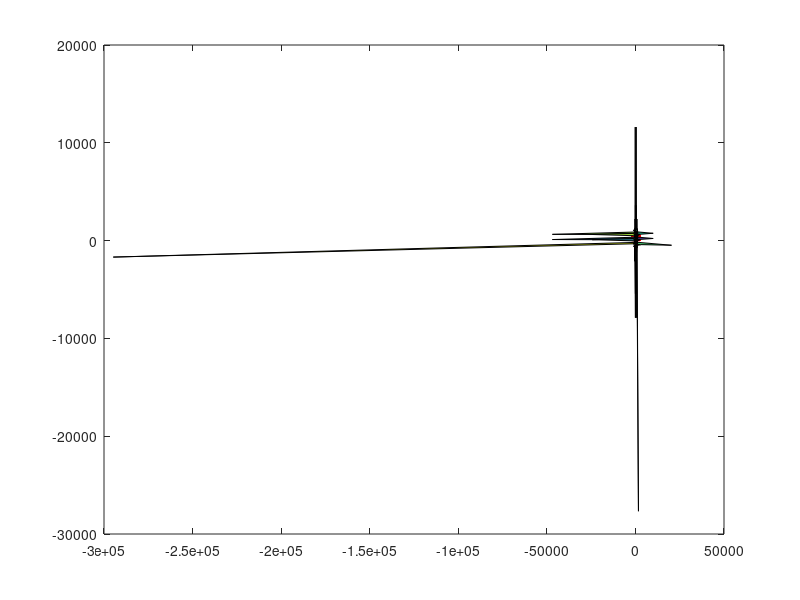
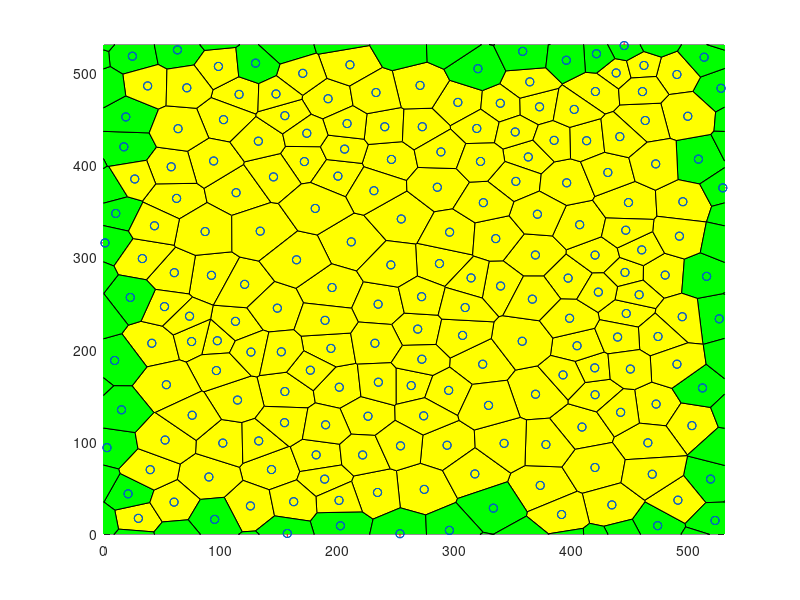

MATLAB code for these plots, in order:
r = 2031; % Updated seed to match target
NbPoints = 200; 
limit = 3; 
cpt = 'quadratic';
prefix = 'RFB';
potential = 'ani';

%% Store data in the right folder
close all;
scriptDir = fileparts(mfilename('fullpath'));
projectRoot = fileparts(scriptDir);
outputDir = fullfile(projectRoot, 'input_files');
if ~exist(outputDir, 'dir')
    mkdir(outputDir);
end

%% Parameters
rng(r);
TOTALTIME = 10.000000;
SEED = 89542;
TIMEINTERVAL = 0.100000;
error_tolerance_absolute_mechanical = 0.010000;
TISSUE_EXT_STRESS_X = 0.000000;     %should both be 0 to relax tissue, change before dynamic
TISSUE_EXT_STRESS_Y = 0.000000; 
equilibriumtolerance = 1.000000e-11;
NUCLEATIONTHRESHOLD = 1.25;
NUCLEATIONBASECRITERIA = true;
Ratio = 10/3;

T1ON = 1; 
APOPTOSISON = 1;
MITOSISON = 0;
WRITEMITOSIS = 1; 
VERBOSEON = 1; 
EQUILIBRIUMMITOSIS = 1; 

%Mysterious Parameters
CELLPRESSURETYPE = cpt;
TCJSTRENGTH = 100;
THETAAN = 3.14 / 2.0 ;    
ANSTRENGTH = 25; 

% --- Standard Constants ---
GAMMA = 10.0;
t0 = 1;
l0 = 25;
% Manually setting K to match your specific target output
LX = 1.5*l0*sqrt(NbPoints);
LY = 1.5*l0*sqrt(NbPoints);
A0 = LX*LY/NbPoints;
K = Ratio * GAMMA/l0;
ALPHAM = GAMMA*t0/l0;
TISSUE_ALPHA = 10*ALPHAM;
INITIALSTEPSIZE = t0/10000;
MINAREA = A0/100;
MINLENGTH = l0/40;
NEWEDGELENGTH = l0/20;
CURRENTTIME = 0.000000;

%% Simulation Detail Parameters
% Calculate Mesh based on A0 and NbPoints to get LX = 167.705098
Mesh = LX;

nomfichier= [prefix '_NbPts_' num2str(NbPoints,'%04d') '_rng_' num2str(r,'%04d') '_pot_' potential '_lim_' num2str(limit, '%2d') '20.txt'];
nomfichier = fullfile(outputDir, nomfichier);

%% Generate Voronoi
fprintf('Writing file: %s\n', nomfichier);
f1=figure();
f2=figure();
Points1=Mesh*rand(NbPoints,2); 

it = 0;
while it < limit
    Pointsa=Points1+Mesh*[ones(NbPoints,1) zeros(NbPoints,1)];
    Pointsb=Points1-Mesh*[zeros(NbPoints,1) ones(NbPoints,1)];
    Pointsc=Points1-Mesh*[ones(NbPoints,1) zeros(NbPoints,1)];
    Pointsd=Points1+Mesh*[zeros(NbPoints,1) ones(NbPoints,1)];
    Pointse=Points1+Mesh*[ones(NbPoints,1) ones(NbPoints,1)];
    Pointsf=Points1+Mesh*[ones(NbPoints,1) -ones(NbPoints,1)];
    Pointsg=Points1+Mesh*[-ones(NbPoints,1) ones(NbPoints,1)];
    Pointsh=Points1+Mesh*[-ones(NbPoints,1) -ones(NbPoints,1)];
    Pointst=[Points1; Pointsa; Pointsb; Pointsc; Pointsd; Pointse; Pointsf; Pointsg; Pointsh];
    
    [v,c]=voronoin(Pointst);
    
    centroids = zeros(NbPoints,2);
    centroidcount = 0;
   
    for i = 1:length(c)
        signedarea = 0;
        centroidx = 0;
        centroidy = 0;
        if (all(c{i}~=1))
            for s = 1:length(c{i})
                if s == length(c{i}) 
                    signedarea = signedarea + v(c{i}(s),1)*v(c{i}(1),2) - v(c{i}(1),1)*v(c{i}(s),2);
                else
                    signedarea = signedarea + v(c{i}(s),1)*v(c{i}(s+1),2) - v(c{i}(s+1),1)*v(c{i}(s),2);
                end
            end
            signedarea = .5*signedarea;
            for j = 1:length(c{i})
                if j == length(c{i})
                    centroidx = centroidx + (v(c{i}(j),1)+v(c{i}(1),1))*(v(c{i}(j),1)*v(c{i}(1),2) - v(c{i}(1),1)*v(c{i}(j),2));
                    centroidy = centroidy + (v(c{i}(j),2)+v(c{i}(1),2))*(v(c{i}(j),1)*v(c{i}(1),2) - v(c{i}(1),1)*v(c{i}(j),2));
                    
                else
                    centroidx = centroidx + (v(c{i}(j),1)+v(c{i}(j+1),1))*(v(c{i}(j),1)*v(c{i}(j+1),2) - v(c{i}(j+1),1)*v(c{i}(j),2));
                    centroidy = centroidy + (v(c{i}(j),2)+v(c{i}(j+1),2))*(v(c{i}(j),1)*v(c{i}(j+1),2) - v(c{i}(j+1),1)*v(c{i}(j),2));
                end
            end
            centroidx = (1/(6*signedarea))*centroidx;
            centroidy = (1/(6*signedarea))*centroidy;
            if centroidx > 0 && centroidx < Mesh && centroidy > 0 && centroidy < Mesh
                centroidcount = centroidcount + 1;
                centroids(centroidcount,:) = [centroidx centroidy];
            end
        end
    end
    it = it + 1;
    Points1 = centroids;
end

%% Representation of the result
 set(0,'CurrentFigure',f1);
 plot(Points1(:,1),Points1(:,2),'r+');
 set(0,'CurrentFigure',f2);
 plot(Points1(:,1),Points1(:,2),'r+');
 hold on
 for i = 1:length(c)
     if (all(c{i}~=1))
         set(0,'CurrentFigure',f1)
         patch(v(c{i},1),v(c{i},2),i)
     end
     IN=(all(v(c{i},1)>0)&all(v(c{i},1)<Mesh)&all(v(c{i},2)>0)&all(v(c{i},2)<Mesh));
     IN2=(any(v(c{i},1)>0)&any(v(c{i},1)<Mesh)&any(v(c{i},2)>0)&any(v(c{i},2)<Mesh))&(~IN);
     if (all(c{i}~=1)&&IN)
         set(0,'CurrentFigure',f2)
         patch(v(c{i},1),v(c{i},2),'y'); 
     end
     if (all(c{i}~=1)&&(IN2))
         set(0,'CurrentFigure',f2)
         patch(v(c{i},1),v(c{i},2),'g');
     end
 end
 set(0,'CurrentFigure',f2)
 xlim([0 Mesh]);
 ylim([0 Mesh]);
 plot(Points1(:,1),Points1(:,2),'bo');
 scatter(centroids(:,1),centroids(:,2),'r+')

for i = 1:length(c)
    INGLOBAL=any((v(c{i},1)>0)&v(c{i},1)<Mesh&v(c{i},2)>0&v(c{i},2)<Mesh);
    if INGLOBAL
        ListVertex=c{i};
        area=0;
        for k=1:length(c{i})
            kplus=mod(k,length(c{i}))+1;
            area=area+v(c{i}(k),1)*v(c{i}(kplus),2)-v(c{i}(kplus),1)*v(c{i}(k),2);
        end
        if(area<0)    c{i}=fliplr(c{i}); end
    end
end

%% Export to a file (EXACT MATCH TO TARGET VALUES)
fid=fopen(nomfichier,'wt');
fprintf(fid, 'Voronoi Tesselation Data: \n');
fprintf(fid, 'NumbCells %d \t rng %d \n', NbPoints, r);
fprintf(fid, 'ratio pressure to tension\t%f\n', Ratio);
fprintf(fid, 'Global:\n');
fprintf(fid, 'LX\t%f\nLY\t%f\n', Mesh, Mesh);
fprintf(fid, 'A0\t%f\n', A0);
fprintf(fid, 'SEED\t%d\n', SEED);
fprintf(fid, 'TIMEINTERVAL\t%f\n', TIMEINTERVAL);
fprintf(fid, 'MINAREA\t%f\n', MINAREA);
fprintf(fid, 'MINLENGTH\t%f\n', MINLENGTH);
fprintf(fid, 'NEWEDGELENGTH\t%f\n', NEWEDGELENGTH);
fprintf(fid, 'K\t%f\n', K);
fprintf(fid, 'GAMMA\t%f\n', GAMMA);
fprintf(fid, 'TOTALTIME\t%f\n', TOTALTIME);
fprintf(fid, 'CURRENTTIME\t%f\n', CURRENTTIME);
fprintf(fid, 'VERBOSEON\t%d\n', VERBOSEON);
fprintf(fid, 'INITIALSTEPSIZE\t%f\n', INITIALSTEPSIZE);
fprintf(fid, 'error_tolerance_absolute_mechanical\t%f\n', error_tolerance_absolute_mechanical);
% Format TISSUE_ALPHA to 2 decimal places as per target
fprintf(fid, 'TISSUE_ALPHA\t%2.2f\n', TISSUE_ALPHA);
fprintf(fid, 'ALPHAM\t%f\n', ALPHAM);
fprintf(fid, 'TISSUE_EXT_STRESS_X\t%f\n', TISSUE_EXT_STRESS_X);
fprintf(fid, 'TISSUE_EXT_STRESS_Y\t%f\n', TISSUE_EXT_STRESS_Y);
fprintf(fid, 'equilibriumtolerance\t%e\n', equilibriumtolerance);
fprintf(fid, 'NUCLEATIONTHRESHOLD\t%f\n', NUCLEATIONTHRESHOLD);
fprintf(fid, 'NUCLEATIONBASECRITERIA\t%d\n', NUCLEATIONBASECRITERIA);
fprintf(fid, 'endGlobal\n');

fprintf(fid, 'Vertices\n');
fprintf(fid, 'id\tx\ty\n');

NbVertex=0;
CentralVertices=zeros(length(v),2);
for i = 2:length(v)   
    if(v(i,1)>0&&v(i,1)<Mesh&&v(i,2)>0&&v(i,2)<Mesh)
        fprintf(fid,'%d',i);
        fprintf(fid,'\t %2.4f',v(i,1));
        fprintf(fid,'\t %2.4f',v(i,2));
        fprintf(fid,'\n');
        NbVertex=NbVertex+1;
        CentralVertices(NbVertex,1)=v(i,1);
        CentralVertices(NbVertex,2)=v(i,2);
    end
end

CentralVertices=CentralVertices(1:NbVertex,1:2);
EqVertex=zeros(NbVertex,1);

for i = 2:length(v)
    vcorrige=zeros(1,2);
    vtest=v(i,:);
    if (vtest(1)>0&&vtest(1)<Mesh&&vtest(2)>0&&vtest(2)<Mesh) vcorrige=vtest;end
    vtest=v(i,:)-Mesh*[1 0];
    if (vtest(1)>0&&vtest(1)<Mesh&&vtest(2)>0&&vtest(2)<Mesh) vcorrige=vtest;  end
    vtest=v(i,:)-Mesh*[0 1];
    if (vtest(1)>0&&vtest(1)<Mesh&&vtest(2)>0&&vtest(2)<Mesh) vcorrige=vtest;  end
    vtest=v(i,:)+Mesh*[1 0];
    if (vtest(1)>0&&vtest(1)<Mesh&&vtest(2)>0&&vtest(2)<Mesh) vcorrige=vtest;  end
    vtest=v(i,:)+Mesh*[0 1];
    if (vtest(1)>0&&vtest(1)<Mesh&&vtest(2)>0&&vtest(2)<Mesh) vcorrige=vtest;  end
    vtest=v(i,:)-Mesh*[1 1];
    if (vtest(1)>0&&vtest(1)<Mesh&&vtest(2)>0&&vtest(2)<Mesh) vcorrige=vtest;  end
    vtest=v(i,:)-Mesh*[1 -1];
    if (vtest(1)>0&&vtest(1)<Mesh&&vtest(2)>0&&vtest(2)<Mesh) vcorrige=vtest;  end
    vtest=v(i,:)+Mesh*[1 1];
    if (vtest(1)>0&&vtest(1)<Mesh&&vtest(2)>0&&vtest(2)<Mesh) vcorrige=vtest;  end
    vtest=v(i,:)+Mesh*[1 -1];
    if (vtest(1)>0&&vtest(1)<Mesh&&vtest(2)>0&&vtest(2)<Mesh) vcorrige=vtest;  end
    
    column=find(all(abs((repmat(vcorrige,size(v,1),1))'-v')<0.000001));
    if(~isempty(column))
        EqVertex(i)=column;
    end
end

fprintf(fid, 'Edges\n');
fprintf(fid, 'id\tvertex1\tvertex2\txflag\tyflag\n');
NbEdgeMax=3*NbVertex; 
Edges.Vertices=zeros(NbEdgeMax,2);
Edges.Crossx12=zeros(NbEdgeMax,1);
Edges.Crossx21=zeros(NbEdgeMax,1);
Edges.Crossy12=zeros(NbEdgeMax,1);
Edges.Crossy21=zeros(NbEdgeMax,1);

EdgeIncrement=0; 
for i = 1:length(c) 
    INGLOBAL=any( (v(c{i},1)>0) & v(c{i},1)<Mesh & v(c{i},2)>0 & v(c{i},2)<Mesh);
    if INGLOBAL 
        ListVertex=c{i}; 
        for j=1:length(ListVertex) 
            testdejainscrit=0;
            for k=1:EdgeIncrement
                if ((EqVertex((ListVertex(j)))==Edges.Vertices(k,1)...
                        &&EqVertex(ListVertex(mod(j,length(ListVertex))+1))==Edges.Vertices(k,2))...
                        ||...
                        (EqVertex(ListVertex(j))==Edges.Vertices(k,2)...
                        &&EqVertex(ListVertex(mod(j,length(ListVertex))+1))==Edges.Vertices(k,1)))
                    testdejainscrit=1;
                else
                end
            end
            if(~testdejainscrit)
                EdgeIncrement=EdgeIncrement+1;
                Edges.Vertices(EdgeIncrement,1)=EqVertex(ListVertex(j)); 
                Edges.Vertices(EdgeIncrement,2)=EqVertex(ListVertex(mod(j,length(ListVertex))+1)); 
                Vertex1encours=ListVertex(j);
                Vertex1encourseq=EqVertex(ListVertex(j));
                Vertex2encours=ListVertex(mod(j,length(ListVertex))+1);
                Vertex2encourseq=EqVertex(ListVertex(mod(j,length(ListVertex))+1));
                
                fprintf(fid,'%d',EdgeIncrement);
                fprintf(fid,'\t %d', Edges.Vertices(EdgeIncrement,1));
                fprintf(fid,'\t %d', Edges.Vertices(EdgeIncrement,2));
                
                VertexCross21=(EqVertex(ListVertex(j))~=ListVertex(j))&&(EqVertex(ListVertex(mod(j,length(ListVertex))+1))==ListVertex(mod(j,length(ListVertex))+1));
                VertexCross12=(EqVertex(ListVertex(j))==ListVertex(j))&&(EqVertex(ListVertex(mod(j,length(ListVertex))+1))~=ListVertex(mod(j,length(ListVertex))+1));
                
                if((EqVertex(ListVertex(j))~=ListVertex(j))&&(EqVertex(ListVertex(mod(j,length(ListVertex))+1))==ListVertex(mod(j,length(ListVertex))+1)))
                    if(v(ListVertex(j),1)<0) Edges.Crossx12(EdgeIncrement)=1; end
                    if(v(ListVertex(j),1)>Mesh) Edges.Crossx21(EdgeIncrement)=1; end
                    if(v(ListVertex(j),2)<0) Edges.Crossy12(EdgeIncrement)=1; end
                    if(v(ListVertex(j),2)>Mesh) Edges.Crossy21(EdgeIncrement)=1; end
                end
                if((EqVertex(ListVertex(j))==ListVertex(j))&&(EqVertex(ListVertex(mod(j,length(ListVertex))+1))~=ListVertex(mod(j,length(ListVertex))+1)))
                    if(v(ListVertex(mod(j,length(ListVertex))+1),1)<0) Edges.Crossx21(EdgeIncrement)=1; end
                    if(v(ListVertex(mod(j,length(ListVertex))+1),1)>Mesh) Edges.Crossx12(EdgeIncrement)=1; end
                    if(v(ListVertex(mod(j,length(ListVertex))+1),2)<0) Edges.Crossy21(EdgeIncrement)=1; end
                    if(v(ListVertex(mod(j,length(ListVertex))+1),2)>Mesh) Edges.Crossy12(EdgeIncrement)=1; end
                end
                
                if((EqVertex(ListVertex(j))~=ListVertex(j))&&(EqVertex(ListVertex(mod(j,length(ListVertex))+1))~=ListVertex(mod(j,length(ListVertex))+1)))
                    v1=v(ListVertex(j),:);
                    v2=v(ListVertex(mod(j,length(ListVertex))+1),:);
                    eqv1=v(EqVertex(ListVertex(j)),:);
                    eqv2=v(EqVertex(ListVertex(mod(j,length(ListVertex))+1)),:);
                    if(v2(1)>v1(1))&&(eqv2(1)<eqv1(1)) Edges.Crossx12(EdgeIncrement)=1; end
                    if(v2(1)<v1(1))&&(eqv2(1)>eqv1(1)) Edges.Crossx21(EdgeIncrement)=1; end
                    if (v2(2)>v1(2))&&(eqv2(2)<eqv1(2))Edges.Crossy12(EdgeIncrement)=1; end
                    if (v2(2)<v1(2))&&(eqv2(2)>eqv1(2)) Edges.Crossy21(EdgeIncrement)=1; end
                end
                
                newxflag=0;
                newyflag=0;
                if ( (Edges.Crossx12(EdgeIncrement)==1) || (Edges.Crossx21(EdgeIncrement)==1) )
                    newxflag=1;
                end
                if ( (Edges.Crossy12(EdgeIncrement)==1) || (Edges.Crossy21(EdgeIncrement)==1) )
                    newyflag=1;
                end
                
                fprintf(fid,'\t %d \t %d \n', newxflag, newyflag);
                
            end
        end
    end
end

%% Then we go to the cells
cinside=cell(length(c),1);
CellIncrement=0;
for i=1:length(c)
    INGLOBAL=any((v(c{i},1)>0)&v(c{i},1)<Mesh&v(c{i},2)>0&v(c{i},2)<Mesh);
    if INGLOBAL
        CellIncrement=CellIncrement+1;
        cinside{CellIncrement}=EqVertex(c{i});
    end
end
NbCellsInside=CellIncrement;
cinside=cinside(1:NbCellsInside);
cinside2=cell(NbCellsInside,1);
CellIncrement=0;
for i=1:NbCellsInside
    dejavu=false;
    for j=1:i-1
        if ((length(cinside{i})==length(cinside{j}))&&all(sort(cinside{i})==sort(cinside{j}))) dejavu=true; end
    end
    if (~dejavu) CellIncrement=CellIncrement+1;cinside2{CellIncrement}=cinside{i}; end
end
cinside2=cinside2(1:CellIncrement);

fprintf(fid, 'Cells\n');
if (strcmp(potential,'tcj'))
    fprintf(fid, 'id\tA0\tEdgeNumb\tEdgeList\tPotential\tTCJStrength\tCellPressureType\n');
else
    fprintf(fid, 'id\tA0\tEdgeNumb\tEdgeList\tPotential\tTCJStrength\tThetaAn\tAnStrength\tCellPressureType\n');
end
for i=1:length(cinside2)
    A0_Cell = normrnd(A0, 200); % Using new A0
    ListVertex=c{i};
    fprintf(fid,'%d\t%f\t%d\t',i, A0_Cell, length(ListVertex));
    for j=1:length(ListVertex)
        NumeroEdge=0;
        for k=1:EdgeIncrement
            if (EqVertex((ListVertex(j)))==Edges.Vertices(k,1)...
                    &&EqVertex(ListVertex(mod(j,length(ListVertex))+1))==Edges.Vertices(k,2))
                NumeroEdge=k;
            end 
            if(EqVertex(ListVertex(j))==Edges.Vertices(k,2)...
                    &&EqVertex(ListVertex(mod(j,length(ListVertex))+1))==Edges.Vertices(k,1))
                NumeroEdge=k; 
            end
        end
        fprintf(fid,'%d,',NumeroEdge);
    end
    if (strcmp(potential, 'tcj'))
        fprintf(fid,'\t%s\t%f\t%s\n', potential, TCJSTRENGTH,CELLPRESSURETYPE);
    else
        fprintf(fid,'\t%s\t%f\t%f\t%f\t%s\n', potential, TCJSTRENGTH, THETAAN, ANSTRENGTH,CELLPRESSURETYPE);
    end
end
fprintf(fid, 'End\n');
fclose(fid);
